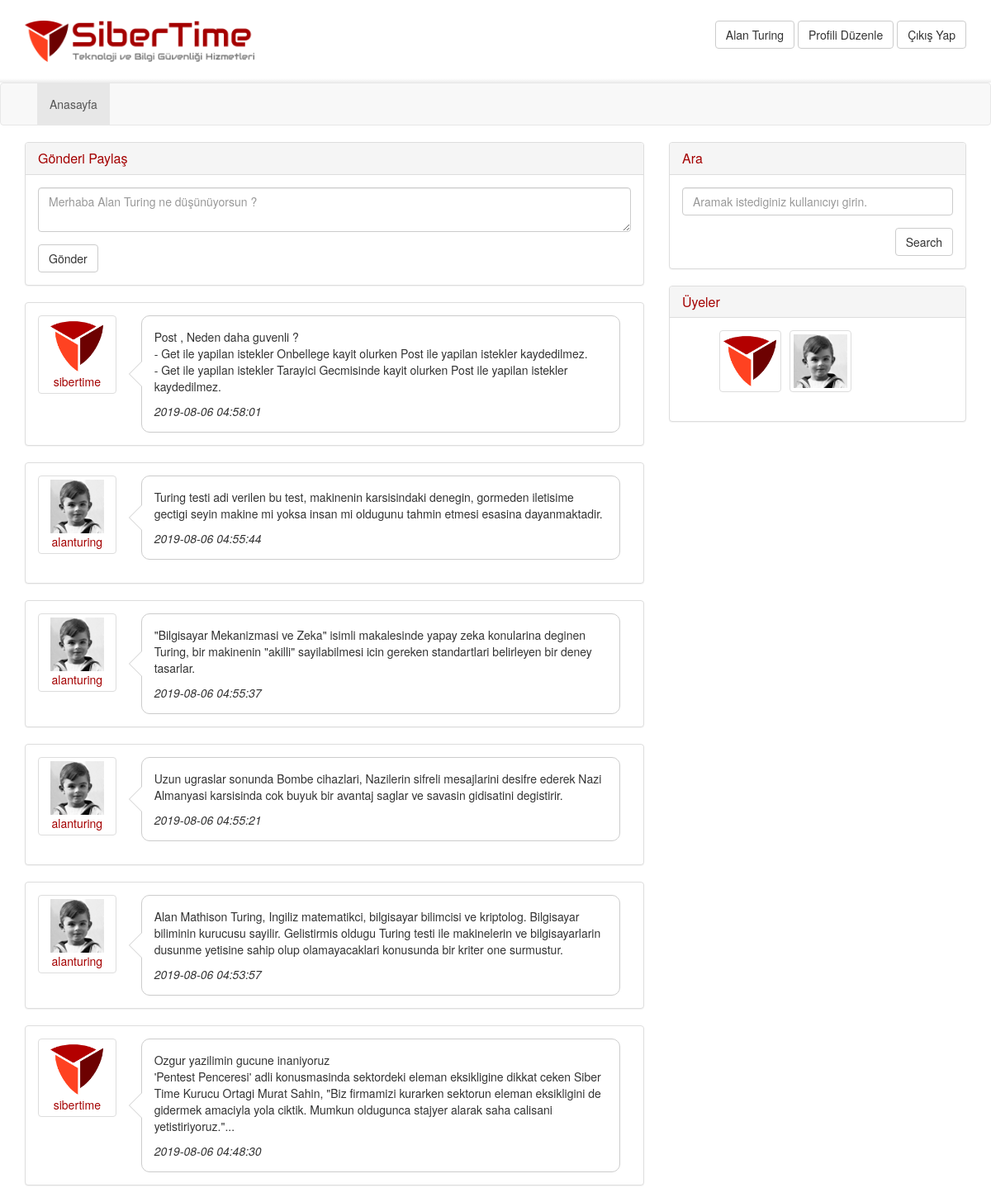
The page /index.php (signed in) on the database its author committed.
### tables this page shows
CREATE TABLE `users` (
  `userId` int(11) NOT NULL,
  `username` varchar(250) NOT NULL,
  `password` varchar(250) NOT NULL,
  `userNameSurname` varchar(250) NOT NULL,
  `userEmail` varchar(250) NOT NULL,
  `userCity` varchar(250) NOT NULL,
  `userImage` varchar(500) NOT NULL DEFAULT '/img/mustafa-kemal-ataturk.jpg'
);

CREATE TABLE `posts` (
  `postId` int(11) NOT NULL,
  `postUserId` int(11) NOT NULL,
  `postContent` varchar(500) NOT NULL,
  `postDate` datetime NOT NULL DEFAULT CURRENT_TIMESTAMP
);

### index.php (the view, shortened to what this page needs)
<!DOCTYPE html>
<html lang="en">
<?php require_once 'include/head.php' ?>
<body>
<?php
$userQuery = mysql_query("SELECT * FROM users WHERE userId = '{$_SESSION['login']}'");
if (mysql_affected_rows()) {
    @$userRow = mysql_fetch_assoc($userQuery);
}
?>
<header>
    <div class="container">
        <img style="height: 50px;" src="img/logo.png" class="logo" alt="">
        <form class="form-inline">
            <a type="submit" href="profile.php?id=<?php echo $userRow['userId'] ?>"
               class="btn btn-default"><?php echo $userRow['userNameSurname'] ?></a>
            <a type="submit" href="editProfile.php?id=<?php echo $userRow['userId'] ?>" class="btn btn-default">Profili
                Düzenle</a>
            <a type="submit" href="logout.php" class="btn btn-default">Çıkış Yap</a>
        </form>
    </div>
</header>
<?php require_once 'include/nav.php' ?>
<section>
    <div class="container">
        <div class="row">
            <div class="col-md-8">
                <div class="panel panel-default">
                    <div class="panel-heading">
                        <h3 class="panel-title">Gönderi Paylaş</h3>
                    </div>
                    <div class="panel-body">
                        <form method="post">
                            <div class="form-group">
                                <textarea name="postContent" class="form-control"
                                          placeholder="Merhaba <?php echo $userRow['userNameSurname'] ?> ne düşünüyorsun ?"></textarea>
                            </div>
                            <button name="postSender" type="submit" class="btn btn-default">Gönder</button>
                        </form>
                    </div>
                </div>
                <?php
                $query = mysql_query("SELECT * FROM posts p join users u on p.postUserId = u.userId order by p.postId desc");
                if (mysql_affected_rows()) {
                    while ($row = mysql_fetch_assoc($query)) {
                        ?>
                        <div class="panel panel-default post">
                            <div class="panel-body">
                                <div class="row">
                                    <div class="col-sm-2">
                                        <a href="profile.php?id=<?php echo $row['userId'] ?>"
                                           class="post-avatar thumbnail"><img style="width: 65px;height: 65px"
                                                                              src="<?php echo $row['userImage'] ?>"
                                                                              alt="">
                                            <div class="text-center"><?php echo $row['username'] ?></div>
                                        </a>
                                    </div>
                                    <div class="col-sm-10">
                                        <div class="bubble">
                                            <div class="pointer">
                                                <p>
                                                    <?php echo $row['postContent'] ?>
                                                </p>
                                                <i><?php echo $row['postDate'] ?></i>
                                            </div>
                                        </div>
                                    </div>
                                </div>
                            </div>
                        </div>
                        <?php
                    }
                }
                ?>
            </div>
            <div class="col-md-4">
                <div class="panel panel-default friends">
                    <div class="panel-heading">
                        <h3 class="panel-title">Ara</h3>
                    </div>
                    <div class="panel-body">
                        <form action="search.php" method="get">
                            <div class="form-group">
                                <input type="text" name="user" placeholder="Aramak istediginiz kullanıcıyı girin." class="form-control">
                            </div>
                            <div class="pull-right">
                                <div class="btn-toolbar">
                                    <input class="btn btn-default" type="submit" value="Search" />
                                </div>
                            </div>
                        </form>
                        <div class="clearfix"></div>
                    </div>
                </div>
            </div>
            <div class="col-md-4">
                <div class="panel panel-default friends">
                    <div class="panel-heading">
                        <h3 class="panel-title">Üyeler</h3>
                    </div>
                    <div class="panel-body">
                        <ul>
                            <?php
                            $userQuery = mysql_query("SELECT * FROM users");
                            if (mysql_affected_rows()) {
                                while ($usersRows = mysql_fetch_assoc($userQuery)) {
                                    ?>
                                    <li><a href="profile.php?id=<?php echo $usersRows['userId'] ?>"
                                           class="thumbnail"><img style="width: 65px;height: 65px"
                                                                  src="<?php echo $usersRows['userImage'] ?>"
                                                                  alt=""></a></li>
                                    <?php
                                }
                            }
                            ?>
                        </ul>
                    </div>
                </div>
            </div>
        </div>
    </div>
</section>

### css/style.css (style rules this page uses)
header { background-image: linear-gradient(#fff, #fff 95%, #ececec); color:#fff; min-height: 100px; padding-top: 25px; }
header form { float:right; }
header .logo { float:left; }
.panel-heading { color: #a40000 !important }
.bubble { position: relative; width: 580px; min-height: 65px; padding: 15px; background: #fff; border-radius: 10px; border: 1px solid #ccc; }
.bubble:after { content:''; position: absolute; border-style: solid; border-width: 15px 15px 15px 0; border-color: transparent #fff; display: block; width: 0; z-index: 1; margin-top: -15px; left:-15px; top: 50%; }
.bubble:before { content:''; position: absolute; border-style: solid; border-width: 15px 15px 15px 0; border-color: transparent #ccc; display: block; width: 0; z-index: 0; margin-top: -15px; left:-16px; top: 50%; }
.friends li { list-style: none; padding:0 5px; display:inline; float:left; }
.friends img { width: 55px; }

### rows shown on the page
users: userNameSurname "Alan Turing", postContent "Merhaba Alan Turing ne düşünüyorsun ?", userImage (picture)
posts: users.userImage (picture), users.username "sibertime", postContent "Post , Neden daha guvenli ? - Get ile yapilan istekler Onbellege kayit olurken Post ile yapilan istekler kaydedilmez. - Get ile yapilan istekler Tarayici Gecmisinde kayit olurken Post ile yapilan istekler kaydedilmez.", postDate "2019-08-06 04:58:01"
posts: users.userImage (picture), users.username "alanturing", postContent "Turing testi adi verilen bu test, makinenin karsisindaki denegin, gormeden iletisime gectigi seyin makine mi yoksa insan mi oldugunu tahmin etmesi esasina dayanmaktadir.", postDate "2019-08-06 04:55:44"
posts: users.userImage (picture), users.username "alanturing", postContent "\"Bilgisayar Mekanizmasi ve Zeka\" isimli makalesinde yapay zeka konularina deginen Turing, bir makinenin \"akilli\" sayilabilmesi icin gereken standartlari belirleyen bir deney tasarlar.", postDate "2019-08-06 04:55:37"
posts: users.userImage (picture), users.username "alanturing", postContent "Uzun ugraslar sonunda Bombe cihazlari, Nazilerin sifreli mesajlarini desifre ederek Nazi Almanyasi karsisinda cok buyuk bir avantaj saglar ve savasin gidisatini degistirir.", postDate "2019-08-06 04:55:21"
posts: users.userImage (picture), users.username "alanturing", postContent "Alan Mathison Turing, Ingiliz matematikci, bilgisayar bilimcisi ve kriptolog. Bilgisayar biliminin kurucusu sayilir. Gelistirmis oldugu Turing testi ile makinelerin ve bilgisayarlarin dusunme yetisine sahip olup olamayacaklari konusunda bir kriter one surmustur.", postDate "2019-08-06 04:53:57"
posts: users.userImage (picture), users.username "sibertime", postContent "Ozgur yazilimin gucune inaniyoruz 'Pentest Penceresi' adli konusmasinda sektordeki eleman eksikligine dikkat ceken Siber Time Kurucu Ortagi Murat Sahin, \"Biz firmamizi kurarken sektorun eleman eksikligini de gidermek amaciyla yola ciktik. Mumkun oldugunca stajyer alarak saha calisani yetistiriyoruz.\"...", postDate "2019-08-06 04:48:30"
users: userImage (picture)
